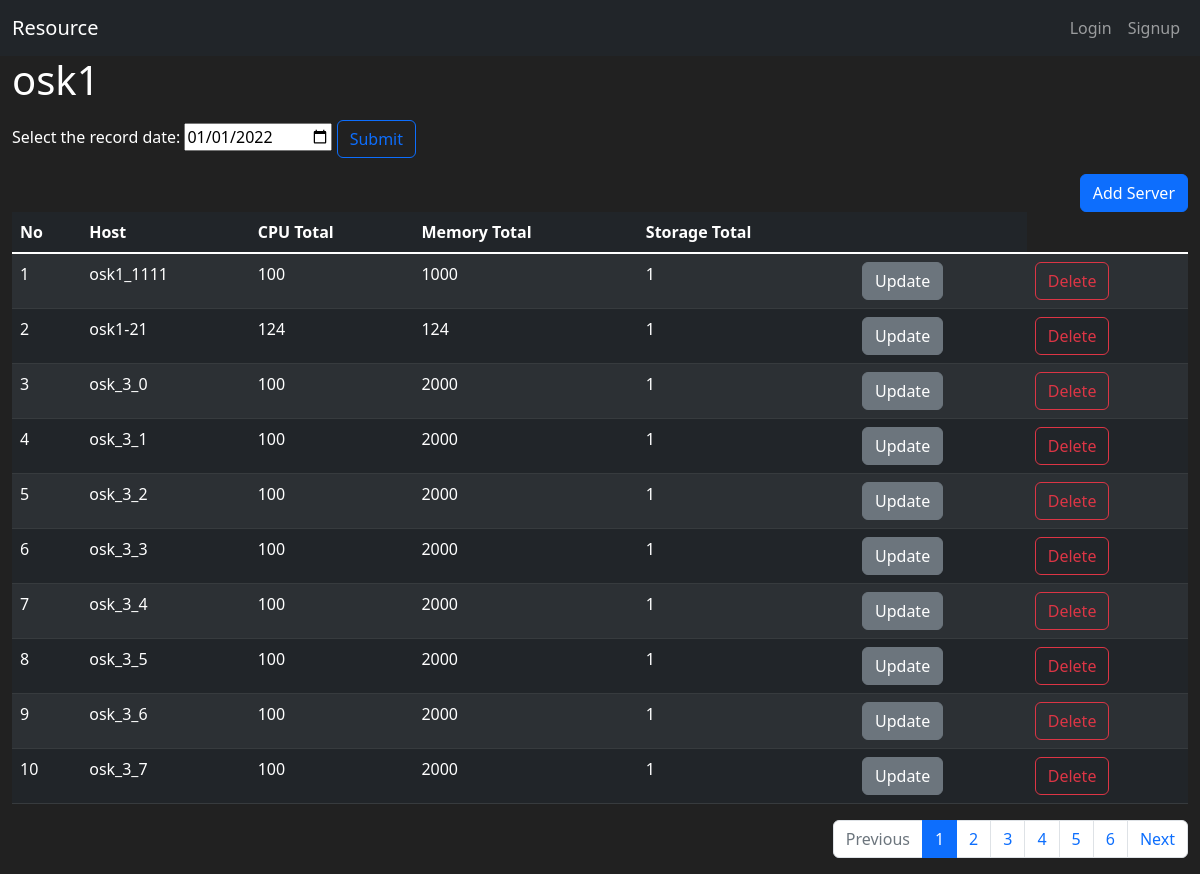
Screenshot of /region/2/ with the database file from the repository.
### resource/models.py (models this page shows, shortened)
class Region(db.Model):
    __tablename__ = 'region'
    id = db.Column(db.Integer, primary_key=True)
    name = db.Column(db.String(100), nullable=False, unique=True)

class Server(db.Model):
    __tablename__ = 'server'
    id = db.Column(db.Integer, primary_key=True)
    region_id = db.Column(db.Integer(), db.ForeignKey(
        'region.id'))
    region = db.relationship('Region', backref=db.backref(
        'servers', cascade='all, delete-orphan'))
    host = db.Column(db.String(100), nullable=False, unique=True)
    cpu = db.Column(db.Integer(), nullable=False)
    memory = db.Column(db.Integer(), nullable=False)
    storage = db.Column(db.Integer(), nullable=False)

### resource/views/region_views.py (the view)
@bp.route('/<int:region_id>/', methods=["GET"])
def detail(region_id):
    regions = Region.query.all()
    region = Region.query.get_or_404(region_id)
    page = request.args.get('page', type=int, default=1)
    servers = Server.query.filter_by(region_id=region_id)
    servers = servers.paginate(page, per_page=10)
    form = DateForm()
    if form.validate_on_submit():
        record_date = form.date.data
    return render_template('region/region_detail.html', regions=regions, region=region, servers=servers, form=form)

### resource/forms.py
class DateForm(FlaskForm):
    date = DateField('Date', format='%Y%m%d', validators=[DataRequired()])

### resource/views/auth_views.py (called while the page is built)
@bp.before_app_request
def load_logged_in_user():
    user_id = session.get('user_id')
    if user_id is None:
        g.user = None
    else:
        g.user = User.query.get(user_id)

### resource/templates/region/region_detail.html (shortened to what this page needs)
{% extends "base.html" %}
{% block content %}
<div class="container-fluid">
    <h1>{{ region.name }}</h1>
    <form action="{{ url_for('region.usage_detail', region_id=region.id) }}" class="my-3">
        <label for="date">Select the record date:
          <input type="date" id="date" name="date" value="2022-01-01">
          <button type="submit" class="btn btn-outline-primary">Submit</button>
        </label>
    </form>
    <div class="d-grid gap-2 d-md-flex justify-content-md-end">
        <a class="btn btn-primary" href="{{ url_for('server.create', region_id=region.id) }}" role="button">Add Server</a>
    </div>
    <table class="table table-hover table-striped table-dark">
        <thead>
        <tr>
            <th scope="col">No</th>
            <th scope="col">Host</th>
            <th scope="col">CPU Total</th>
            <th scope="col">Memory Total</th>
            <th scope="col">Storage Total</th>
            <th scope="col"></th>
        </tr>
        </thead>
        <tbody class="table-group-divider">
            {% for server in servers.items %}
        <tr>
            <td>{{ ((servers.page-1) * servers.per_page) + loop.index }}</td>
            <td>{{ server.host }}</td>
            <td>{{ server.cpu }}</td>
            <td>{{ server.memory }}</td>
            <td>{{ server.storage }}</td>
            <td>
                <a class="btn btn-secondary" href="{{ url_for('server.update', server_id=server.id) }}" role="button">Update</a>
            </td>
            <td>
                <button class="btn btn-outline-danger" type="button" data-bs-toggle="modal" data-bs-target="#modal_delete_server-{{ server.id }}">Delete</button>
            </td>
        </tr>
        {% endfor %}
        </tbody>
    </table>
    <ul class="pagination justify-content-end">
        {% if servers.has_prev %}
            <li class="page-item">
                <a class="page-link" href="?page={{ servers.prev_num }}">prev</a>
            </li>
        {% else %}
            <li class="page-item disabled">
                <a class="page-link" tabindex="-1" aria-disabled="true" href="javascript:void(0)">Previous</a>
            </li>
        {% endif %}
        {% for page_num in servers.iter_pages() %}
            {% if page_num %}
                {% if page_num != servers.page %}
                    <li class="page-item">
                        <a class="page-link" href="?page={{ page_num }}">{{ page_num }}</a>
                    </li>
                {% else %}
                    <li class="page-item active" aria-current="page">
                        <a class="page-link" href="javascript:void(0)">{{ page_num }}</a>
                    </li>
                {% endif %}
            {% else %}
                <li class="disabled">
                    <a class="page-link" href="javascript:void(0)">...</a>
                </li>
            {% endif %}
        {% endfor %}
        {% if servers.has_next %}
            <li class="page-item">
                <a class="page-link" href="?page={{ servers.next_num }}">Next</a>
            </li>
        {% else %}
            <li class="page-item disabled">
                <a class="page-link" tabindex="-1" aria-disabled="true" href="javascript:void(0)">Next</a>
            </li>
        {% endif %}
    </ul>
</div>
{% endblock %}

### resource/templates/base.html (shortened to what this page needs)
<!DOCTYPE html>
<html lang="en">
<head>
    <link href="https://cdn.jsdelivr.net/npm/bootstrap@5.2.0-beta1/dist/css/bootstrap.min.css" rel="stylesheet">
</head>
<body>
    {% include "navbar.html" %}
    {% block content %}
    {% endblock %}
</body>
</html>

### resource/templates/navbar.html (shortened to what this page needs)
<nav class="navbar navbar-expand-lg navbar-dark bg-dark">
    <div class="container-fluid">
      <a class="navbar-brand" href="{{ url_for('main.index') }}">Resource</a>
      {% if g.user %}
      <div class="collapse navbar-collapse" id="navbarNav">
        <ul class="navbar-nav">
          {% for region in regions %}
            <li class="nav-item">
                <a class="nav-link" href="{{ url_for('region.detail', region_id=region.id) }}">{{ region.name }}</a>
            </li>
          {% endfor %}
        </ul>
      </div>
        <ul class="navbar-nav">
          <div class="nav-item">
            <a class="nav-link" href="#">{{ g.user.name }}</a>
          </div>
          <li class="nav-item">
            <a class="nav-link" href="{{ url_for('auth.logout') }}">Logout</a>
          </li>
         </ul>
      {% else %}
        <ul class="navbar-nav">
            <li class="nav-item">
            <a class="nav-link" href="{{ url_for('auth.login') }}">Login</a>
            </li>
            <li class="nav-item">
            <a class="nav-link" href="{{ url_for('auth.signup') }}">Signup</a>
            </li>
        </ul>
      {% endif %}
    </div>
  </nav>

### resource/templates/base.html (style rules this page uses)
body { background-color: #212121; color: white }

### rows the page displays
Region: name "osk1"
Server: ((servers.page-1)*servers.per_page)+loop.index "1", host "osk1_1111", cpu "100", memory "1000", storage "1"
Server: ((servers.page-1)*servers.per_page)+loop.index "2", host "osk1-21", cpu "124", memory "124", storage "1"
Server: page "3", host "osk_3_0", cpu "100", memory "2000", storage "1"
Server: page "4", host "osk_3_1", cpu "100", memory "2000", storage "1"
Server: page "5", host "osk_3_2", cpu "100", memory "2000", storage "1"
Server: page "6", host "osk_3_3", cpu "100", memory "2000", storage "1"
Server: page "7", host "osk_3_4", cpu "100", memory "2000", storage "1"
Server: page "8", host "osk_3_5", cpu "100", memory "2000", storage "1"
Server: page "9", host "osk_3_6", cpu "100", memory "2000", storage "1"
Server: page "10", host "osk_3_7", cpu "100", memory "2000", storage "1"

### other values shown
{{ page_num }} "1"
{{ page_num }} "2" "3" "4" "5" "6"
